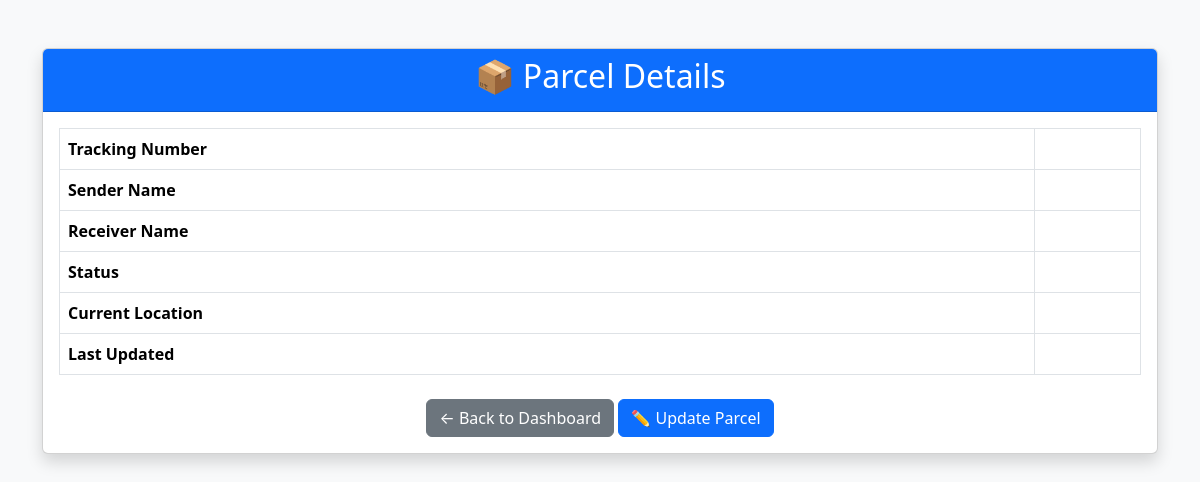
Before: /admin/view/20 (signed in) with the older database file.
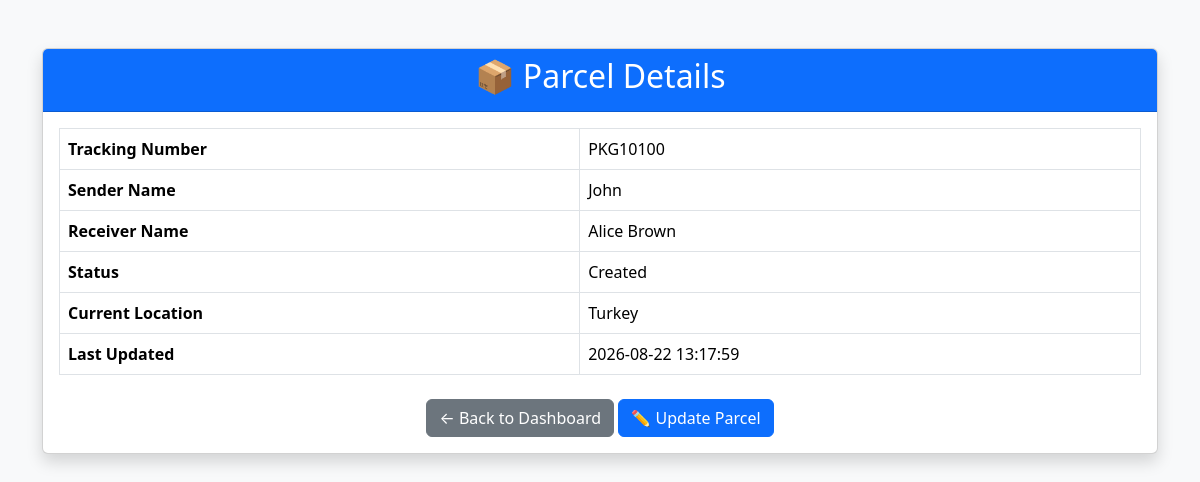
After: the same page with the newer database file.
### tables this page shows
CREATE TABLE parcels (
        id INTEGER PRIMARY KEY AUTOINCREMENT,
        tracking_number TEXT UNIQUE NOT NULL,
        sender_name TEXT,
        receiver_name TEXT,
        status TEXT,
        location TEXT,
        updated_at TEXT
    , receiver_email TEXT, parcel_image TEXT);

### app.py (the view)
@app.route("/admin/view/<int:parcel_id>")
def admin_view(parcel_id):
    if "admin" not in session:
        return redirect(url_for("login"))
    conn = sqlite3.connect("database/parcels.db")
    conn.row_factory = sqlite3.Row
    cursor = conn.cursor()
    cursor.execute(
        "SELECT * FROM parcels WHERE id=?",
        (parcel_id,)
    )
    parcel = cursor.fetchone()
    conn.close()
    return render_template(
        "admin_view.html",
        parcel=parcel
    )

### templates/admin_view.html (shortened to what this page needs)
<!DOCTYPE html>
<html lang="en">
<head>
    <link rel="stylesheet" href="https://cdn.jsdelivr.net/npm/bootstrap@5.3.3/dist/css/bootstrap.min.css">
</head>
<body class="bg-light">
<div class="container mt-5">
    <div class="card shadow">
        <div class="card-header bg-primary text-white">
            <h2 class="text-center">📦 Parcel Details</h2>
        </div>
        <div class="card-body">
            <table class="table table-bordered">
                <tr>
                    <th>Tracking Number</th>
                    <td>{{ parcel[1] }}</td>
                </tr>
                <tr>
                    <th>Sender Name</th>
                    <td>{{ parcel[2] }}</td>
                </tr>
                <tr>
                    <th>Receiver Name</th>
                    <td>{{ parcel[3] }}</td>
                </tr>
                <tr>
                    <th>Status</th>
                    <td>{{ parcel[4] }}</td>
                </tr>
                <tr>
                    <th>Current Location</th>
                    <td>{{ parcel[5] }}</td>
                </tr>
                <tr>
                    <th>Last Updated</th>
                    <td>{{ parcel[6] }}</td>
                </tr>
            </table>
            <div class="text-center mt-4">
                <a href="/admin" class="btn btn-secondary">
                    ← Back to Dashboard
                </a>
                <a href="/admin/update/{{ parcel[0] }}" class="btn btn-primary">
                    ✏️ Update Parcel
                </a>
            </div>
        </div>
    </div>
</div>
</body>
</html>

Changed rows visible on the page:
added parcels: tracking_number "PKG10100", sender_name "John", receiver_name "Alice Brown", status "Created", location "Turkey", updated_at "2026-08-22 13:17:59"
